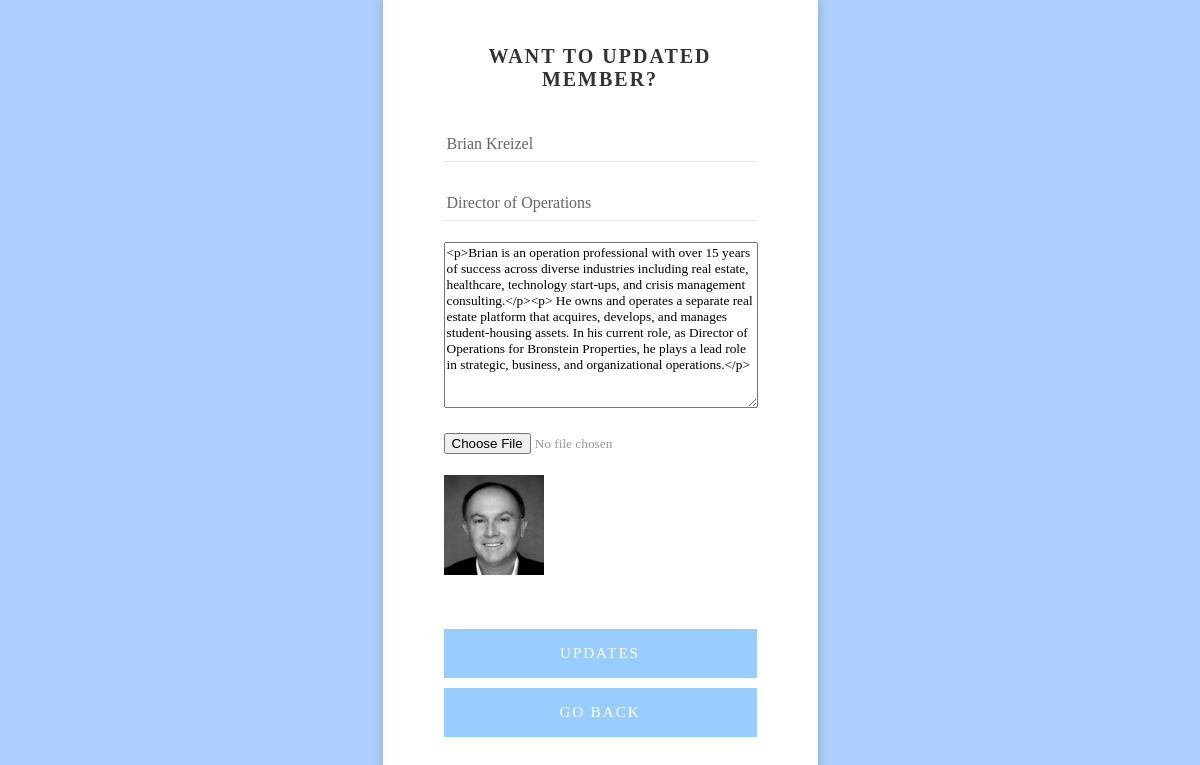
The page /teamadd.php?page=admin&id=6 on the database its author committed.
### tables this page shows
CREATE TABLE `teams` (
  `id` int(11) NOT NULL,
  `name` varchar(255) NOT NULL,
  `designation` varchar(255) NOT NULL,
  `bio` text NOT NULL,
  `image` varchar(255) NOT NULL
);

### query.php (called while the page is built, shortened)
<?php
require 'database.php';
if (isset($_GET['page']) && $_GET['page']=='admin') {
    $id = $_GET['id'];
    $find = "SELECT * from `teams` WHERE id='$id'";
    $user = $conn->query($find);
    $result = $user->fetch_assoc();
    $name = $result['name'];
    $image = $result['image'];
    $designation = $result['designation'];
    $bio = $result['bio'];
    $button = 1;
}
?>

### teamadd.php (the view, shortened to what this page needs)
<?php
    include "query.php";
?>
<!DOCTYPE html>
<html>
<head>
    <link rel="stylesheet" href="./assets/css/submit.css">
</head>
<body>
    <div class="wrapper">
        <div class="inner">
            <form action="" method="POST" enctype='multipart/form-data'>
                <h3>Want to <?= $button==0 ? 'SUBMIT' : 'UPDATED' ?> Member?</h3>
                <div class="form-holder">
                    <input type="text" class="form-control" placeholder="Name" name="name" value="<?= $name ?>"
                        required>
                </div>
                <div class="form-holder">
                    <input type="text" class="form-control" placeholder="Designation" name="designation"
                        value="<?= $designation ?>" required>
                </div>
                <div class="form-holder">
                    <textarea name="bio" id="editor" cols="40" rows="10"><?= $bio ?></textarea>
                </div>
                <div class="form-holder">
                    <input type="file" class="" placeholder="Photo" name="image" <?= $button == 0 ? 'required' : ''?>>
                </div>
                <div class="form-holder <?= $image == NULL ? "d-none" : "" ?>">
                    <img style="height:100px;width:100px" src="./<?= $image ?>" alt="">
                </div>
                <input type="submit" name="<?= $button == 0 ? 'team-submit' : 'team-update'?>"
                    value="<?= $button == 0 ? 'SUBMIT' : 'UPDATES'?>">
                <a href="admin.php" class="button">GO BACK</a>
            </form>
        </div>
    </div>
</body>
</html>

### assets/css/submit.css (style rules this page uses)
* { -webkit-box-sizing: border-box; -moz-box-sizing: border-box; box-sizing: border-box }
body { font-family: muli-regular; font-size: 14px; margin: 0; color: #999 }
input, textarea, select, button { font-family: muli-regular }
p, h1, h2, h3, h4, h5, h6, ul { margin: 0 }
img { max-width: 100% }
a { text-decoration: none }
.wrapper { min-height: 100vh; display: flex; align-items: center; justify-content: center; background: #accffe }
.inner { position: relative; width: 435px }
form { width: 100%; position: relative; z-index: 9; padding: 45px 61px 66px; background: #fff; box-shadow: 0 0 10px 0 rgba(0, 0, 0, .2); -webkit-box-shadow: 0 0 10px 0 rgba(0, 0, 0, .2); -moz-box-shadow: 0 0 10px 0 rgba(0, 0, 0, .2); -ms-box-shadow: 0 0 10px 0 rgba(0, 0, 0, .2); -o-box-shadow: 0 0 10px 0 rgba(0, 0, 0, .2) }
h3 { text-transform: uppercase; font-size: 20px; font-family: muli-semibold; color: #333; letter-spacing: 2px; text-align: center; margin-bottom: 33px }
.form-holder { position: relative; margin-bottom: 21px }
.form-control { border: none; border-bottom: 1px solid #e6e6e6; display: block; width: 100%; height: 38px; background: 0 0; padding: 3px 3px 0; color: #666; font-family: muli-semibold; font-size: 16px }
input[type="submit"] { border: none; width: 100%; height: 49px; margin-top: 50px; cursor: pointer; display: flex; align-items: center; justify-content: center; padding: 0; background: #9cf; color: #fff; text-transform: uppercase; font-family: muli-semibold; font-size: 15px; letter-spacing: 2px; transition: all .5s; position: relative; overflow: hidden }
.button { border: none; width: 100%; height: 49px; margin-top: 10px; cursor: pointer; display: flex; align-items: center; justify-content: center; padding: 0; background: #9cf; color: #fff; text-transform: uppercase; font-family: muli-semibold; font-size: 15px; letter-spacing: 2px; transition: all .5s; position: relative; overflow: hidden }

### rows shown on the page
teams: name "Brian Kreizel", designation "Director of Operations", bio "<p>Brian is an operation professional with over 15 years of success across diverse industries including real estate, healthcare, technology start-ups, and crisis management consulting.</p><p> He owns and operates a separate real estate platform that acquires, develops, and manages student-housing assets. In his current role, as Director of Operations for Bronstein Properties, he plays a lead role in strategic, business, and organizational operations.</p>", image (picture)
